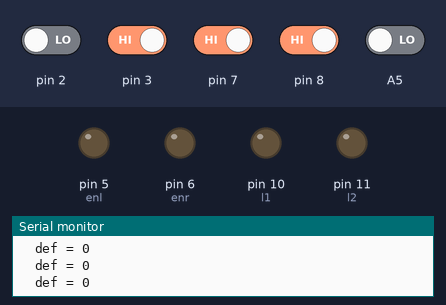
Recording of a sketch running on a simulated Arduino Uno, built with avr-gcc and run on an emulated ATmega328P. On the bench: output pins drawn as LEDs (lit = HIGH), the last lines printed to the serial monitor. The test bench sets the inputs (shaded band); at power-on: pin 3, pin 7, pin 8 HIGH, A5, pin 2 LOW. Pins used as bus, display or sensor lines are not drawn.

Above: at 1.2 s.
1.3 s: pin 3 driven LOW
At 2.5 s:
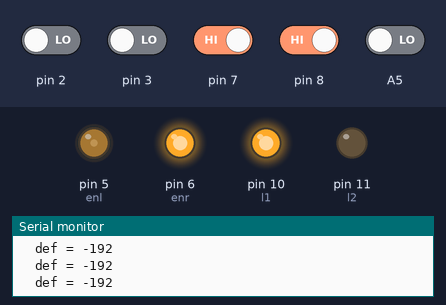
2.8 s: pin 8 driven LOW
At 3.8 s:
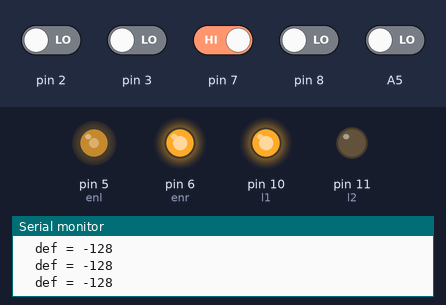
4.3 s: A5 driven HIGH
At 4.9 s:
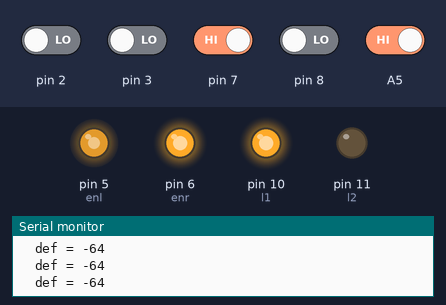
5.8 s: pin 7 driven LOW
8.8 s: pin 3 driven HIGH
At 9.3 s:
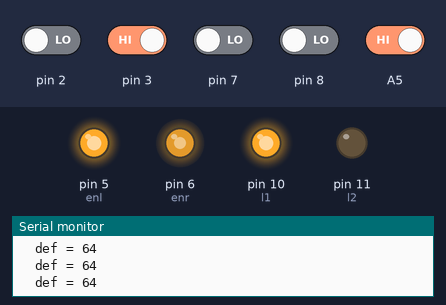
10.3 s: A5 driven LOW
At 10.8 s:
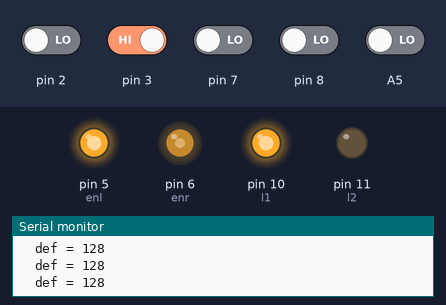
Timing chart, 0 to 12.8 s (numbered marks = the images above; inputs shaded):
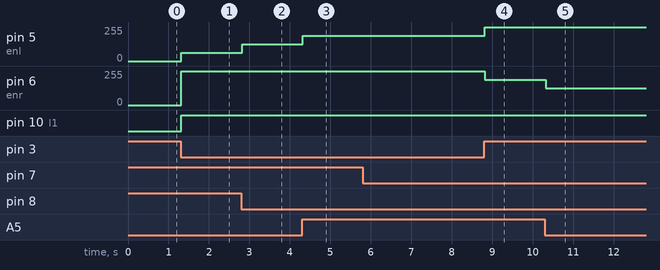

Measured:
- after the input at 1.3 s, pin 5 (enl): 0/255 → 63/255 at once; pin 6 (enr): 0/255 → 255/255 at once; pin 10 (l1): LOW → HIGH at once
- after the input at 2.8 s, pin 5 (enl): 63/255 → 127/255 at once
- after the input at 4.3 s, pin 5 (enl): 127/255 → 191/255 at once
- after the input at 8.8 s, pin 5 (enl): 191/255 → 255/255 at once; pin 6 (enr): 255/255 → 191/255 at once
- after the input at 10.3 s, pin 6 (enr): 191/255 → 127/255 at once

The sketch:

pid.ino
```cpp
int s1,s2,s3,s4,s5;
int pos=0;

int kp,ki,kd;
int powerdif;
int der=0;
int enl=5;
int enr=6;
int l1=10;
int l2=11;
int r1=12;
int r2=13;


void setup() {


  pinMode(l1,OUTPUT);
  pinMode(l2,OUTPUT);
  pinMode(r1,OUTPUT);
  pinMode(r2,OUTPUT);

  pinMode(enl,OUTPUT);
  pinMode(enr,OUTPUT);
  Serial.begin(9600);

}

void loop(){

kp=analogRead(A0)/16;

ki=analogRead(A1)/16;

kd=analogRead(A2)/1600000;

  pid();
 Serial.print(kp);
 Serial.print("\t");
Serial.print(ki);
 Serial.print("\t");
 Serial.println(kd);

}
void pid()
{while(1)
{s1=digitalRead(8);
s2=digitalRead(7);
s3=digitalRead(A5);
s4=digitalRead(3);
s5=digitalRead(2);
int lasterror=0;
int integral=0;
int error;
  readline();
  error=0-pos;
 /*Serial.print("E = ");
 Serial.print(error);*/
  der=error-lasterror;
  integral=integral+error;
  lasterror= error;
  powerdif=(kp*error)+(ki*integral)+(kd*der);
  if(powerdif>255)
  powerdif=255;
Serial.print("\tdef = ");
Serial.println(powerdif);

if(powerdif<-255)
 powerdif=-255;

 if(powerdif<0)
 {

  analogWrite(enl,255+powerdif);
  analogWrite(enr,255);
  digitalWrite(l1,HIGH);
  digitalWrite(r1,HIGH);
  digitalWrite(l2,LOW);
  digitalWrite(r2,LOW);
}

 if(powerdif>0)
 {

 analogWrite(enl,255);
 analogWrite(enr,255-powerdif);
 digitalWrite(l1,HIGH);
 digitalWrite(r1,HIGH);
 digitalWrite(l2,LOW);
 digitalWrite(r2,LOW);

}
if(s1==0&&s2==0&&s3==0&&s4==0&&s5==1)
return;
if(s1==1&&s2==0&&s3==0&&s4==0&&s5==0)
 return;
/*else
{
 analogWrite(enl,255);
 analogWrite(enr,255);
  digitalWrite(l1,HIGH);
 digitalWrite(r1,HIGH);
 digitalWrite(l2,LOW);
 digitalWrite(r2,LOW);

}*/

}
 if(s1==0&&s2==0&&s3==0&&s4==0&&s5==1)
 {
  analogWrite(enl,255);
 analogWrite(enr,255);
   digitalWrite(l1,HIGH);
  digitalWrite(r1,LOW);
  digitalWrite(l2,LOW);
  digitalWrite(r2,HIGH);
 }
  if(s1==1&&s2==0&&s3==0&&s4==0&&s5==0)
 {
  analogWrite(enl,255);
 analogWrite(enr,255);
   digitalWrite(l1,LOW);
  digitalWrite(r1,HIGH);
  digitalWrite(l2,HIGH);
  digitalWrite(r2,LOW);
 }
}
void readline()
{

/*Serial.print("S1 = ");
Serial.print(s1);
Serial.print("\tS2 = ");
Serial.print(s2);
Serial.print("\tS3 = ");
Serial.print(s3);
Serial.print("\tS4 = ");
Serial.print(s4);
Serial.print("\tS5 = ");
Serial.print(s5);
Serial.print("\t");
delay(10);*/


if(s1==1&&s2==1&&s3==0&&s4==0&&s5==0)
 pos=3;
else if(s1==0&&s2==1&&s3==0&&s4==0&&s5==0)
 pos=2;
else if(s1==0&&s2==1&&s3==1&&s4==0&&s5==0)
 pos=1;
else if(s1==0&&s2==0&&s3==1&&s4==0&&s5==0)
pos=0;

else if(s1==0&&s2==0&&s3==1&&s4==1&&s5==0)
 pos=-1;
else if(s1==0&&s2==0&&s3==0&&s4==1&&s5==0)
 pos=-2;
else if(s1==0&&s2==0&&s3==0&&s4==1&&s5==1)
 pos=-3;

//Serial.print("\t POS = ");
//Serial.println(pos);
//delay(100);


}
```
